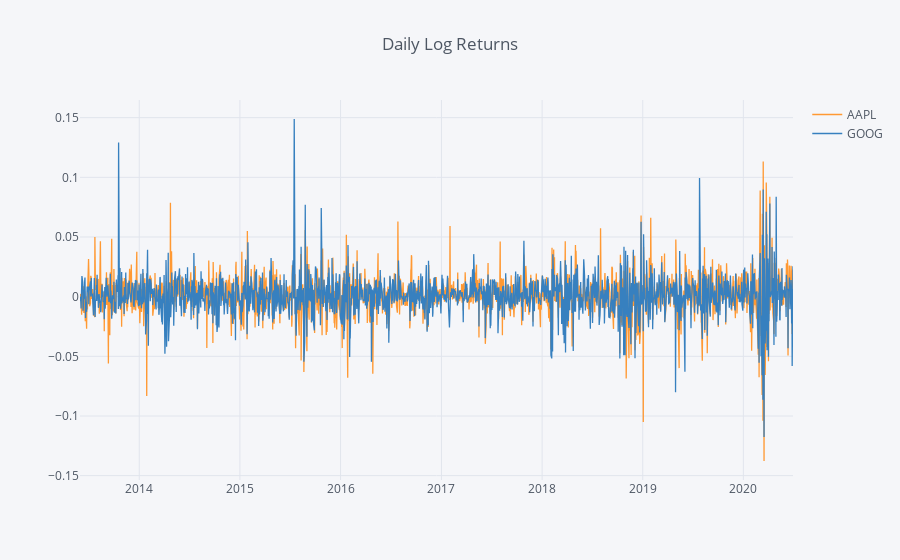

Notebook cell for this chart:
### Code cell
daily_returns[['AAPL','GOOG']].iplot(title='Daily Log Returns')

### Figure 1 — Plotly figure (JSON) as saved in the notebook; plotly's stock layout.template omitted (floating-point values rounded to 4 significant figures; data arrays with more than 128 entries replaced by an {"elided": "..."} marker saying what was removed)
{"data": [{"line": {"color": "rgba(255, 153, 51, 1.0)", "dash": "solid", "shape": "linear", "width": 1.3}, "mode": "lines", "name": "AAPL", "text": "", "type": "scatter", "uid": "64a5b9ca-9113-4cc5-91b9-b529bf064b46", "x": {"elided": "1783 str values"}, "y": {"elided": "1783 float values"}}, {"line": {"color": "rgba(55, 128, 191, 1.0)", "dash": "solid", "shape": "linear", "width": 1.3}, "mode": "lines", "name": "GOOG", "text": "", "type": "scatter", "uid": "e3616c4a-1cbf-49e3-9e98-78a9f7b32c73", "x": {"elided": "1783 str values"}, "y": {"elided": "1783 float values"}}], "layout": {"legend": {"bgcolor": "#F5F6F9", "font": {"color": "#4D5663"}}, "paper_bgcolor": "#F5F6F9", "plot_bgcolor": "#F5F6F9", "title": {"font": {"color": "#4D5663"}, "text": "Daily Log Returns"}, "xaxis": {"gridcolor": "#E1E5ED", "showgrid": true, "tickfont": {"color": "#4D5663"}, "title": {"font": {"color": "#4D5663"}, "text": ""}, "zerolinecolor": "#E1E5ED"}, "yaxis": {"gridcolor": "#E1E5ED", "showgrid": true, "tickfont": {"color": "#4D5663"}, "title": {"font": {"color": "#4D5663"}, "text": ""}, "zerolinecolor": "#E1E5ED"}}}
